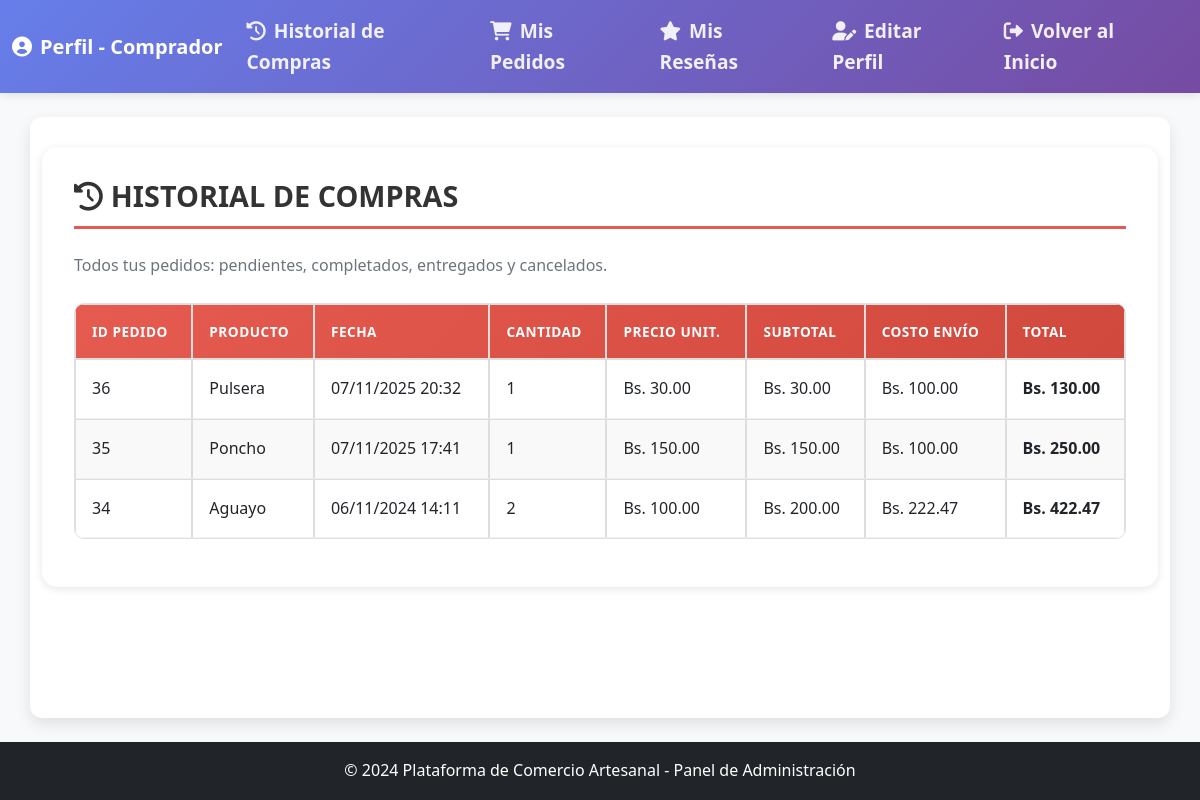
Screenshot of /Dashboard/Dashboard_comprador.php?seccion=historial (signed in) with the database file from the repository.
### tables this page shows
CREATE TABLE `pedido_carrito` (
  `id_pedido_carrito` int(11) NOT NULL,
  `cantidad` int(11) NOT NULL,
  `estado_pedido` enum('pendiente','completado','cancelado') NOT NULL,
  `fecha_pedido` datetime NOT NULL,
  `costo_envio` decimal(10,2) DEFAULT NULL,
  `pdf_factura` blob DEFAULT NULL,
  `id_producto` int(11) NOT NULL,
  `id_pago` int(11) NOT NULL,
  `id_comprador` int(11) NOT NULL,
  `id_ubicacion` int(11) NOT NULL
);

CREATE TABLE `producto` (
  `id_producto` int(11) NOT NULL,
  `nombre` varchar(255) NOT NULL,
  `caracteristica` text DEFAULT NULL,
  `precio` decimal(10,2) NOT NULL,
  `stock` int(11) NOT NULL,
  `fecha_creacion` timestamp NULL DEFAULT current_timestamp(),
  `fecha_actualizacion` timestamp NULL DEFAULT current_timestamp() ON UPDATE current_timestamp(),
  `imagenes` text DEFAULT NULL,
  `id_comunario` int(11) NOT NULL,
  `id_categoria` int(11) NOT NULL
);

### Dashboard/Funciones_db/functions_comprador.php (the view, shortened to what this page needs)
<?php
function historialCompras($id_comprador) {
    global $conn;
    $sql = $conn->prepare("SELECT pc.*, p.nombre as producto_nombre, p.precio, pag.monto, pag.estado_pago
                           FROM pedido_carrito pc
                           INNER JOIN producto p ON pc.id_producto = p.id_producto
                           INNER JOIN pago pag ON pc.id_pago = pag.id_pago
                           WHERE pc.id_comprador = ?
                           AND pc.estado_pedido != 'pendiente'
                           ORDER BY pc.fecha_pedido DESC");
    $sql->bind_param("i", $id_comprador);
    $sql->execute();
    $result = $sql->get_result();
    echo '<div class="main-card">';
    echo '<h2 class="section-title"><i class="fas fa-history me-2"></i>Historial de Compras</h2>';
    echo '<p class="text-muted mb-4">Todos tus pedidos: pendientes, completados, entregados y cancelados.</p>';
    if ($result->num_rows > 0) {
        echo '<div class="table-responsive">';
        echo '<table class="table table-modern">';
        echo '<thead>';
        echo '<tr>';
        echo '<th>ID Pedido</th>';
        echo '<th>Producto</th>';
        echo '<th>Fecha</th>';
        echo '<th>Cantidad</th>';
        echo '<th>Precio Unit.</th>';
        echo '<th>Subtotal</th>';
        echo '<th>Costo Envío</th>';
        echo '<th>Total</th>';
        echo '</tr>';
        echo '</thead>';
        echo '<tbody>';
        while ($row = $result->fetch_assoc()) {
            $subtotal = $row['cantidad'] * $row['precio'];
            $total = $subtotal + ($row['costo_envio'] ?? 0);
            echo '<tr>';
            echo '<td>' . htmlspecialchars($row['id_pedido_carrito']) . '</td>';
            echo '<td>' . htmlspecialchars($row['producto_nombre']) . '</td>';
            echo '<td>' . date('d/m/Y H:i', strtotime($row['fecha_pedido'])) . '</td>';
            echo '<td>' . htmlspecialchars($row['cantidad']) . '</td>';
            echo '<td>Bs. ' . number_format($row['precio'], 2) . '</td>';
            echo '<td>Bs. ' . number_format($subtotal, 2) . '</td>';
            echo '<td>Bs. ' . number_format($row['costo_envio'] ?? 0, 2) . '</td>';
            echo '<td><strong>Bs. ' . number_format($total, 2) . '</strong></td>';
            echo '</tr>';
        }
        echo '</tbody>';
        echo '</table>';
        echo '</div>';
    } else {
        echo '<div class="empty-state">';
        echo '<i class="fas fa-inbox"></i>';
        echo '<h4>No tienes compras registradas</h4>';
        echo '<p>Aún no has realizado ninguna compra.</p>';
        echo '</div>';
    }
    echo '</div>';
}
?>

### css/styles.css (style rules this page uses)
* { margin: 0; padding: 0; box-sizing: border-box; }
body { font-family: 'Segoe UI', Tahoma, Geneva, Verdana, sans-serif; background-color: #e0e4e8; color: #333; line-height: 1.6; margin: 0; padding: 0; display: flex; flex-direction: column; }
h2 { color: #1e2a38; font-size: 1.8em; margin-bottom: 25px; border-bottom: 2px solid #ff6f61; padding-bottom: 10px; text-transform: uppercase; }
table { width: 100%; border-collapse: collapse; margin-bottom: 20px; }
table, th, td { border: 1px solid #ddd; }
th, td { padding: 15px; text-align: left; font-size: 1em; }
th { background-color: #1e2a38; color: white; text-transform: uppercase; }
tr:nth-child(even) { background-color: #f9f9f9; }
main, table, form { animation: fadeIn 0.5s ease; }

### Dashboard/Dashboard_comprador.php (style rules this page uses)
:root { --primary-color: #e65b50; --light-bg: #f8f9fa; --card-shadow: 0 2px 8px rgba(0,0,0,0.1); }
body { background-color: var(--light-bg); font-family: 'Segoe UI', Tahoma, Geneva, Verdana, sans-serif; }
.main-card { background: white; border-radius: 15px; box-shadow: var(--card-shadow); padding: 2rem; margin-bottom: 2rem; }
.section-title { color: #333; font-weight: 600; margin-bottom: 1.5rem; padding-bottom: 0.75rem; border-bottom: 3px solid var(--primary-color); }
.table-modern { border-collapse: separate; border-spacing: 0; width: 100%; background: white; border-radius: 10px; overflow: hidden; }
.table-modern thead { background: linear-gradient(135deg, var(--primary-color), #d1483d); color: white; }
.table-modern th { padding: 1rem; font-weight: 600; text-transform: uppercase; font-size: 0.85rem; letter-spacing: 0.5px; }
.table-modern td { padding: 1rem; border-bottom: 1px solid #f0f0f0; }

### Dashboard/css/footer.php (style rules this page uses)
html, body { height: 100%; }
body { display: flex; flex-direction: column; }

### rows the page displays
pedido_carrito: id_pedido_carrito "36", id_producto.nombre "Pulsera", fecha_pedido "07/11/2025 20:32", cantidad "1", id_producto.precio "30.00", costo_envio "100.00", total "130.00"
pedido_carrito: id_pedido_carrito "35", id_producto.nombre "Poncho", fecha_pedido "07/11/2025 17:41", cantidad "1", id_producto.precio "150.00", costo_envio "100.00", total "250.00"
pedido_carrito: id_pedido_carrito "34", id_producto.nombre "Aguayo", fecha_pedido "06/11/2024 14:11", cantidad "2", id_producto.precio "100.00", cantidad.precio "200.00", costo_envio "222.47", total "422.47"
